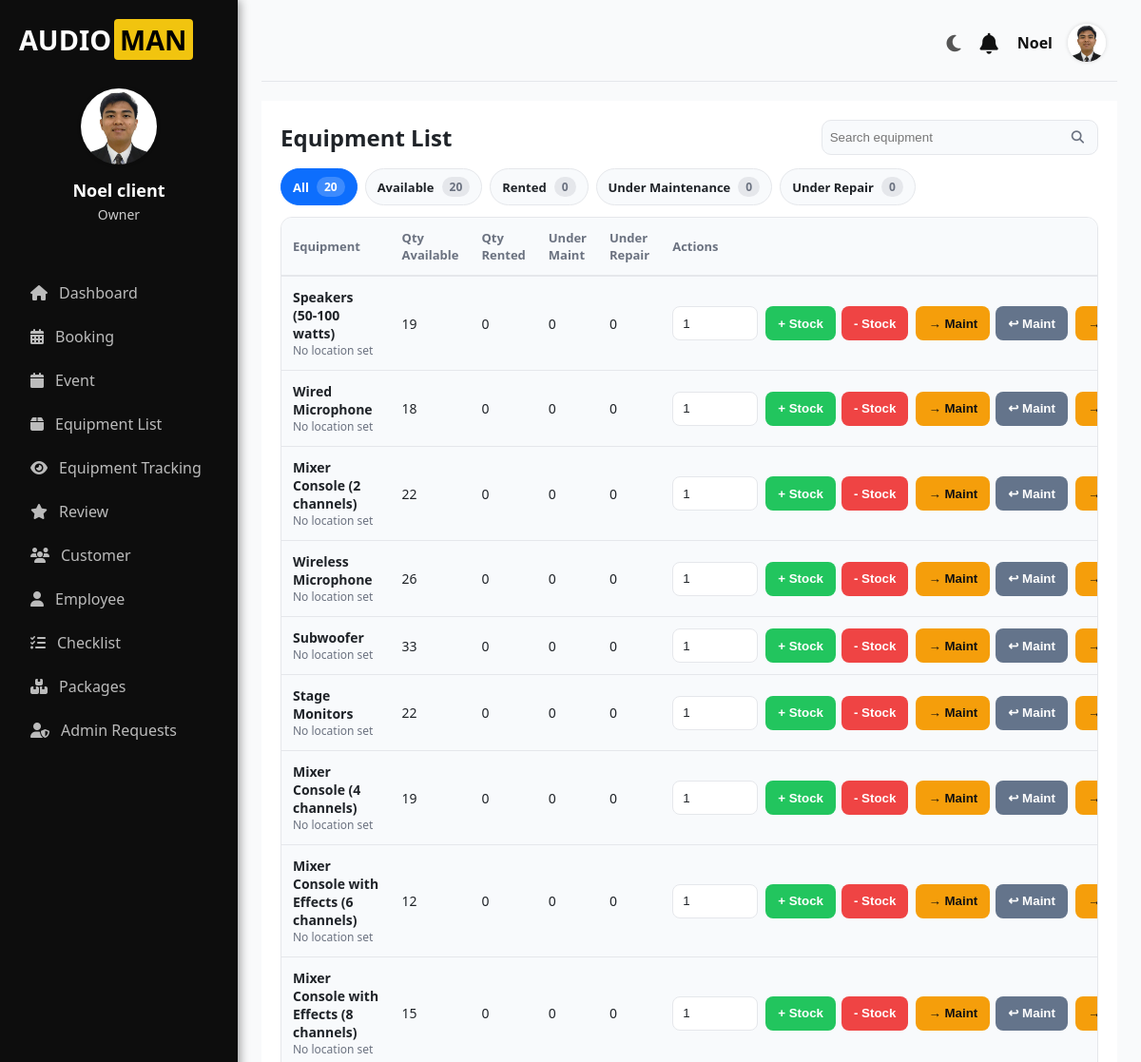
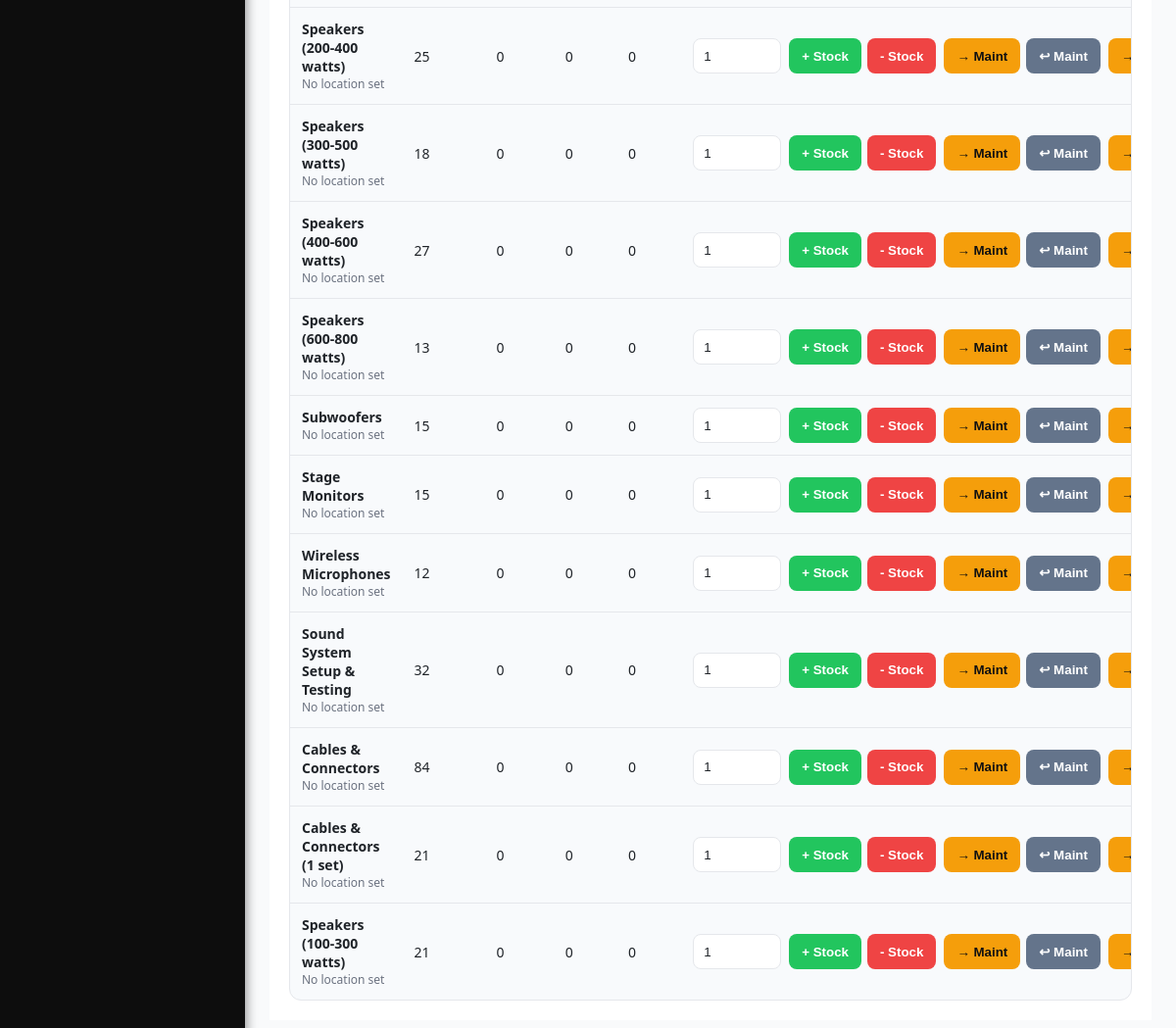
The app's page /accounts/equipment/ (signed in) with its own data (2 pictures, top to bottom).
### accounts/models.py (models this page shows, shortened)
class Profile(models.Model):
    user = models.OneToOneField(User, on_delete=models.CASCADE)
    contact_number = models.CharField(max_length=20)
    province = models.CharField(max_length=100)
    city = models.CharField(max_length=100)
    barangay = models.CharField(max_length=100, blank=True, null=True)  # ➕ Added field
    address = models.CharField(max_length=255, blank=True, null=True)
    profile_picture = models.ImageField(upload_to='profile_pictures/', blank=True, null=True)
    requested_admin = models.BooleanField(default=False)

class Equipment(models.Model):
    name = models.CharField(max_length=200)
    quantity_available = models.IntegerField(default=0)
    quantity_rented = models.IntegerField(default=0)
    qty_maintenance = models.PositiveIntegerField(default=0)
    qty_repair = models.PositiveIntegerField(default=0)
    condition = models.CharField(
        max_length=100,
        choices=[
            ('Good', 'Good'),
            ('Needs Repair', 'Needs Repair'),
            ('Excellent', 'Excellent'),
        ],
        default='Good'
    )
    status = models.CharField(
        max_length=50,
        choices=[
            ('Available', 'Available'),
            ('Rented', 'Rented'),
            ('Under Maintenance', 'Under Maintenance'),
            ('Under Repair', 'Under Repair'),   # 🔥 Added
            ('Decommissioned', 'Decommissioned'),  # optional
        ],
        default='Available'
    )
    last_checked_out_date = models.DateField(null=True, blank=True)
    current_location = models.CharField(max_length=255, blank=True, null=True)
    last_updated = models.DateTimeField(auto_now=True)  # 🔥 New field

### accounts/views.py (the view)
    def wrapper(request, *args, **kwargs):
        if not request.user.is_authenticated:
            print("User is not authenticated.")  # Debugging line
            return redirect("login")
        if not request.user.is_staff and not request.user.is_superuser:
            print(f"User {request.user.username} does not have admin privileges.")  # Debugging line
            raise PermissionDenied  # User is denied access
        return view_func(request, *args, **kwargs)

### accounts/context_processors.py (called while the page is built)
def notifications_context(request):
    if request.user.is_authenticated:
        notifications = Notification.objects.filter(user=request.user).order_by('-created_at')
        unread_count = notifications.filter(is_read=False).count()
        return {
            'notifications': notifications,
            'notifications_unread_count': unread_count
        }
    return {}

### accounts/views.py (called while the page is built)
def admin_only(view_func):
    def wrapper(request, *args, **kwargs):
        if not request.user.is_authenticated:
            print("User is not authenticated.")  # Debugging line
            return redirect("login")
        if not request.user.is_staff and not request.user.is_superuser:
            print(f"User {request.user.username} does not have admin privileges.")  # Debugging line
            raise PermissionDenied  # User is denied access
        return view_func(request, *args, **kwargs)
    return wrapper

### accounts/templates/client/equipment.html (shortened to what this page needs)
{% extends 'client-base.html' %}
{% block content %}
<div class="inventory-container">
  <div class="inventory-header">
    <div class="header-top">
      <h1>Equipment List</h1>
      <form method="get" class="search-box" action="">
        <input type="text" name="q" value="{{ request.GET.q }}" placeholder="Search equipment">
        <button type="submit" aria-label="Search">
          <i class="fa fa-search"></i>
        </button>
      </form>
    </div>
    <div class="filter-tabs">
      <a href="?show=all" class="tab {% if show == 'all' %}active{% endif %}">All <span class="badge">{{ counts.all }}</span></a>
      <a href="?show=available" class="tab {% if show == 'available' %}active{% endif %}">Available <span class="badge">{{ counts.available }}</span></a>
      <a href="?show=rented" class="tab {% if show == 'rented' %}active{% endif %}">Rented <span class="badge">{{ counts.rented }}</span></a>
      <a href="?show=maintenance" class="tab {% if show == 'maintenance' %}active{% endif %}">Under Maintenance <span class="badge">{{ counts.maintenance }}</span></a>
      <a href="?show=repair" class="tab {% if show == 'repair' %}active{% endif %}">Under Repair <span class="badge">{{ counts.repair }}</span></a>
    </div>
  </div>
  <div class="table-wrap">
    <table class="inventory-table">
      <thead>
        <tr>
          <th>Equipment</th>
          <th>Qty Available</th>
          <th>Qty Rented</th>
          <th>Under Maint</th>
          <th>Under Repair</th>
          <th style="min-width: 250px">Actions</th>
        </tr>
      </thead>
      <tbody>
        {% for equipment in equipment_list %}
        <tr>
          <td>
            <div class="eq-name">
              <span class="eq-title">{{ equipment.name }}</span>
              <span class="eq-sub">{{ equipment.current_location|default:"No location set" }}</span>
            </div>
          </td>
          <td>{{ equipment.quantity_available }}</td>
          <td>{{ equipment.quantity_rented }}</td>
          <td>{{ equipment.qty_maintenance }}</td>
          <td>{{ equipment.qty_repair }}</td>
          <td>
            <form method="POST" class="inventory-form" action="{% url 'update_inventory' equipment.id %}">
              <div class="actions-row">
                <input type="number" name="qty" min="1" value="1" class="qty-input">
                <div class="btn-group">
                  <button type="submit" name="action" value="add_stock" class="btn success">+ Stock</button>
                  <button type="submit" name="action" value="subtract_stock" class="btn danger">- Stock</button>
                </div>
                <div class="btn-group">
                  <button type="submit" name="action" value="to_maintenance" class="btn warn">→ Maint</button>
                  <button type="submit" name="action" value="back_from_maintenance" class="btn soft">↩ Maint</button>
                </div>
                <div class="btn-group">
                  <button type="submit" name="action" value="to_repair" class="btn warn">→ Repair</button>
                </div>
              </div>
            </form>
          </td>
        </tr>
        {% empty %}
        <tr><td colspan="6">No equipment available.</td></tr>
        {% endfor %}
      </tbody>
    </table>
  </div>
</div>
{% endblock %}

### accounts/templates/client-base.html (shortened to what this page needs)
{% load static %}
<!DOCTYPE html>
<html lang="en">
<head>
  <link rel="stylesheet" href="https://cdnjs.cloudflare.com/ajax/libs/font-awesome/6.5.0/css/all.min.css" />
</head>
<body>
  <div class="container">
    <aside class="sidebar">
      <div class="logo">
        <span class="text-white">AUDIO</span><span class="text-yellow">MAN</span>
      </div>
      <div class="user">
        <div class="avatar">
          <img
            src="{% if request.user.profile.profile_picture %}{{ request.user.profile.profile_picture.url }}{% else %}{% static 'images/profile-icon.png' %}{% endif %}"
            alt="Avatar Icon"
            class="avatar-img"
          />
        </div>
        <h3 class="owner-name">{{ request.user.get_full_name }}</h3>
        <p class="owner-role">Owner</p>
      </div>
      <nav class="nav">
        {% if user.is_staff and not user.is_superuser %}
          <a href="{% url 'checklist' %}"><i class="fas fa-list-check"></i> Checklist</a>
        {% else %}
          <a href="{% url 'dashboard' %}"><i class="fas fa-home"></i> Dashboard</a>
          <a href="{% url 'booking' %}"><i class="fas fa-calendar-alt"></i> Booking</a>
          <a href="{% url 'event' %}"><i class="fas fa-calendar"></i> Event</a>
          <a href="{% url 'equipment' %}"><i class="fas fa-box"></i> Equipment List</a>
          <a href="{% url 'tracking' %}"><i class="fas fa-eye"></i> Equipment Tracking</a>
          <a href="{% url 'reviews' %}"><i class="fas fa-star"></i> Review</a>
          <a href="{% url 'customer' %}"><i class="fas fa-users"></i> Customer</a>
          <a href="{% url 'employee' %}"><i class="fas fa-user"></i> Employee</a>
          <a href="{% url 'checklist' %}"><i class="fas fa-list-check"></i> Checklist</a>
          <a href="{% url 'package_list' %}"><i class="fas fa-boxes"></i> Packages</a>
          {% if user.is_superuser %}
            <a href="{% url 'admin_requests_view' %}"><i class="fas fa-user-shield"></i> Admin Requests</a>
          {% endif %}
        {% endif %}
      </nav>
    </aside>
    <main class="main">
      <div class="topbar">
        <div class="dark-toggle" id="darkToggle"><i class="fas fa-moon"></i></div>
        <div class="notification" id="notifToggle">
          <i class="fas fa-bell"></i>
        </div>
        <div class="user-info" id="topbarDropdownToggle">
          <span>{{ request.user.first_name }}</span>
          <img
            src="{% if request.user.profile.profile_picture %}{{ request.user.profile.profile_picture.url }}{% else %}{% static 'images/profile-icon.png' %}{% endif %}"
            alt="User Avatar"
          />
        </div>
      </div>
      {% block content %}{% endblock %}
    </main>
  </div>
</body>
</html>

### accounts/templates/client-base.html (style rules this page uses)
* { margin: 0; padding: 0; box-sizing: border-box; }
body { font-family: 'Segoe UI', Arial, sans-serif; background: #f9fafb; color: #111; display: flex; height: 100vh; overflow: hidden; transition: background 0.3s, color 0.3s; }
.container { display: flex; width: 100%; }
.sidebar { background: #0d0d0d; color: #fff; width: 250px; padding: 20px; display: flex; flex-direction: column; height: 100vh; position: fixed; transition: background 0.3s; box-shadow: 2px 0 10px rgba(0,0,0,0.4); }
.logo { font-size: 24px; font-weight: bold; margin-bottom: 30px; display: flex; align-items: center; font-size: 1.8rem; }
.logo .text-white { color: white; }
.logo .text-yellow { background-color: #f1c40f; color: #000; padding: 2px 6px; border-radius: 4px; margin-left: 3px; font-weight: bold; }
.user { text-align: center; margin-bottom: 30px; }
.avatar img.avatar-img { width: 80px; height: 80px; border-radius: 50%; object-fit: cover; margin: 0 auto 10px; border: none; background: none; box-shadow: 0 0 4px rgba(0,0,0,0.2); }
.owner-name { color: #fff; font-size: 18px; font-weight: 600; margin-bottom: 4px; }
.owner-role { color: #ccc; font-size: 14px; }
.nav { margin-top: 20px; }
.nav a { display: flex; align-items: center; gap: 12px; padding: 12px; color: #bbb; text-decoration: none; border-radius: 8px; transition: all 0.3s ease; font-weight: 500; }
.main { flex-grow: 1; padding: 25px; margin-left: 250px; overflow-y: auto; transition: background 0.3s, color 0.3s; }
.topbar { display: flex; align-items: center; justify-content: flex-end; padding-bottom: 20px; border-bottom: 1px solid #e5e7eb; margin-bottom: 20px; }
.user-info { display: flex; align-items: center; gap: 16px; position: relative; cursor: pointer; font-size: 20px; margin-right: 12px; }
.user-info span { font-size: 16px; font-weight: 600; }
.user-info img { width: 40px; height: 40px; border-radius: 50%; object-fit: cover; border: none; background: none; box-shadow: 0 0 4px rgba(0,0,0,0.15); }
.notification { position: relative; margin-right: 20px; font-size: 22px; cursor: pointer; }
.dark-toggle { font-size: 20px; cursor: pointer; margin-right: 20px; color: #555; transition: color 0.3s; }

### records on screen
Equipment: name "Speakers (50-100 watts)", current_location "No location set", quantity_available "19", quantity_rented "0", qty_maintenance "0", qty_repair "0"
Equipment: name "Wired Microphone", current_location "No location set", quantity_available "18", quantity_rented "0", qty_maintenance "0", qty_repair "0"
Equipment: name "Mixer Console (2 channels)", current_location "No location set", quantity_available "22", quantity_rented "0", qty_maintenance "0", qty_repair "0"
Equipment: name "Wireless Microphone", current_location "No location set", quantity_available "26", quantity_rented "0", qty_maintenance "0", qty_repair "0"
Equipment: name "Subwoofer", current_location "No location set", quantity_available "33", quantity_rented "0", qty_maintenance "0", qty_repair "0"
Equipment: name "Stage Monitors", current_location "No location set", quantity_available "22", quantity_rented "0", qty_maintenance "0", qty_repair "0"
Equipment: name "Mixer Console (4 channels)", current_location "No location set", quantity_available "19", quantity_rented "0", qty_maintenance "0", qty_repair "0"
Equipment: name "Mixer Console with Effects (6 channels)", current_location "No location set", quantity_available "12", quantity_rented "0", qty_maintenance "0", qty_repair "0"
Equipment: name "Mixer Console with Effects (8 channels)", current_location "No location set", quantity_available "15", quantity_rented "0", qty_maintenance "0", qty_repair "0"
Equipment: name "Speakers (200-400 watts)", current_location "No location set", quantity_available "25", quantity_rented "0", qty_maintenance "0", qty_repair "0"
Equipment: name "Speakers (300-500 watts)", current_location "No location set", quantity_available "18", quantity_rented "0", qty_maintenance "0", qty_repair "0"
Equipment: name "Speakers (400-600 watts)", current_location "No location set", quantity_available "27", quantity_rented "0", qty_maintenance "0", qty_repair "0"
Equipment: name "Speakers (600-800 watts)", current_location "No location set", quantity_available "13", quantity_rented "0", qty_maintenance "0", qty_repair "0"
Equipment: name "Subwoofers", current_location "No location set", quantity_available "15", quantity_rented "0", qty_maintenance "0", qty_repair "0"
Equipment: name "Stage Monitors", current_location "No location set", quantity_available "15", quantity_rented "0", qty_maintenance "0", qty_repair "0"
Equipment: name "Wireless Microphones", current_location "No location set", quantity_available "12", quantity_rented "0", qty_maintenance "0", qty_repair "0"
Equipment: name "Sound System Setup & Testing", current_location "No location set", quantity_available "32", quantity_rented "0", qty_maintenance "0", qty_repair "0"
Equipment: name "Cables & Connectors", current_location "No location set", quantity_available "84", quantity_rented "0", qty_maintenance "0", qty_repair "0"
Equipment: name "Cables & Connectors (1 set)", current_location "No location set", quantity_available "21", quantity_rented "0", qty_maintenance "0", qty_repair "0"
Equipment: name "Speakers (100-300 watts)", current_location "No location set", quantity_available "21", quantity_rented "0", qty_maintenance "0", qty_repair "0"

### other values on screen
{{ request.user.get_full_name }} "Noel client"
{{ request.user.first_name }} "Noel"
{{ counts.all }} "20"
{{ counts.available }} "20"
{{ counts.rented }} "0"
{{ counts.maintenance }} "0"
{{ counts.repair }} "0"
